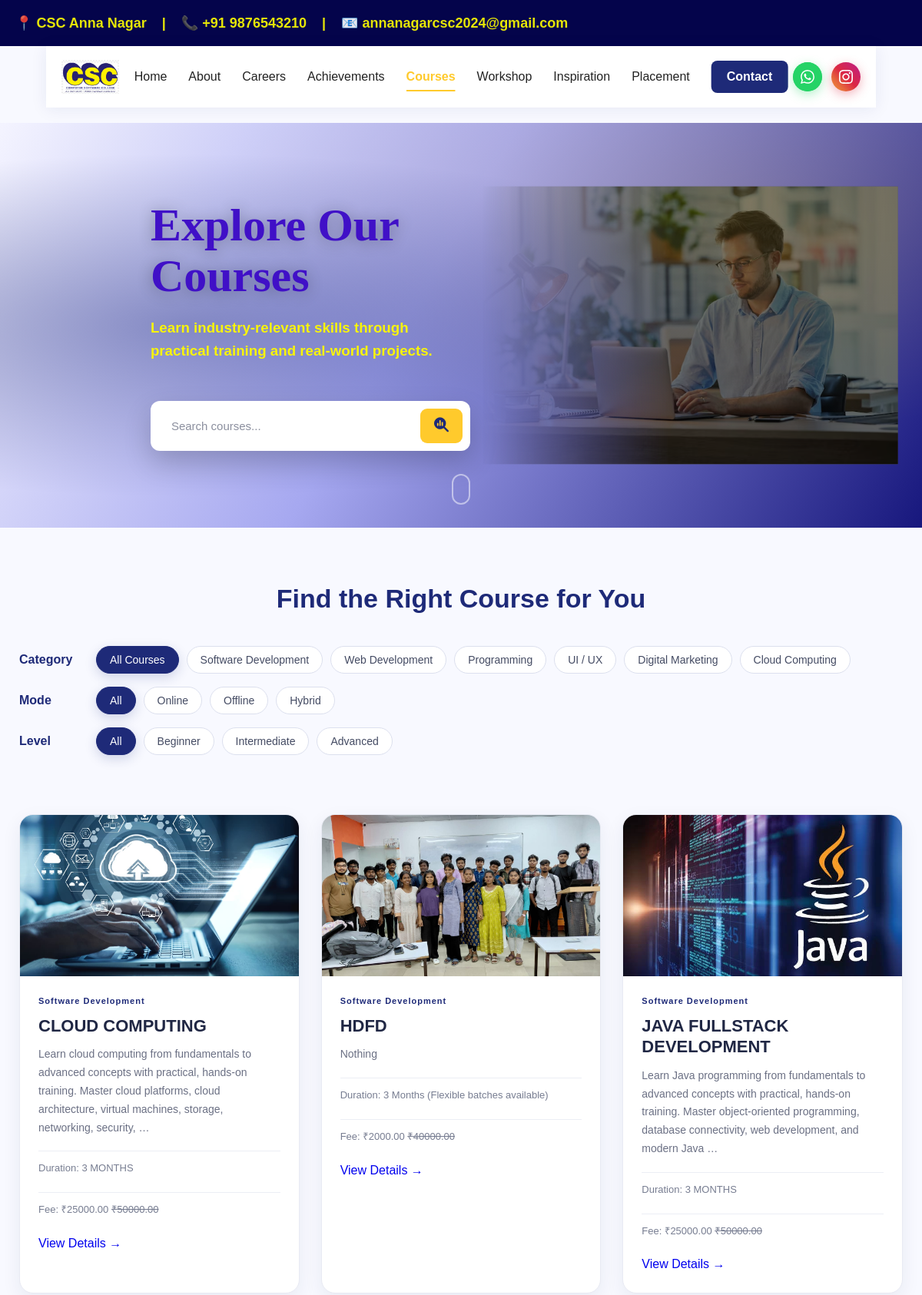
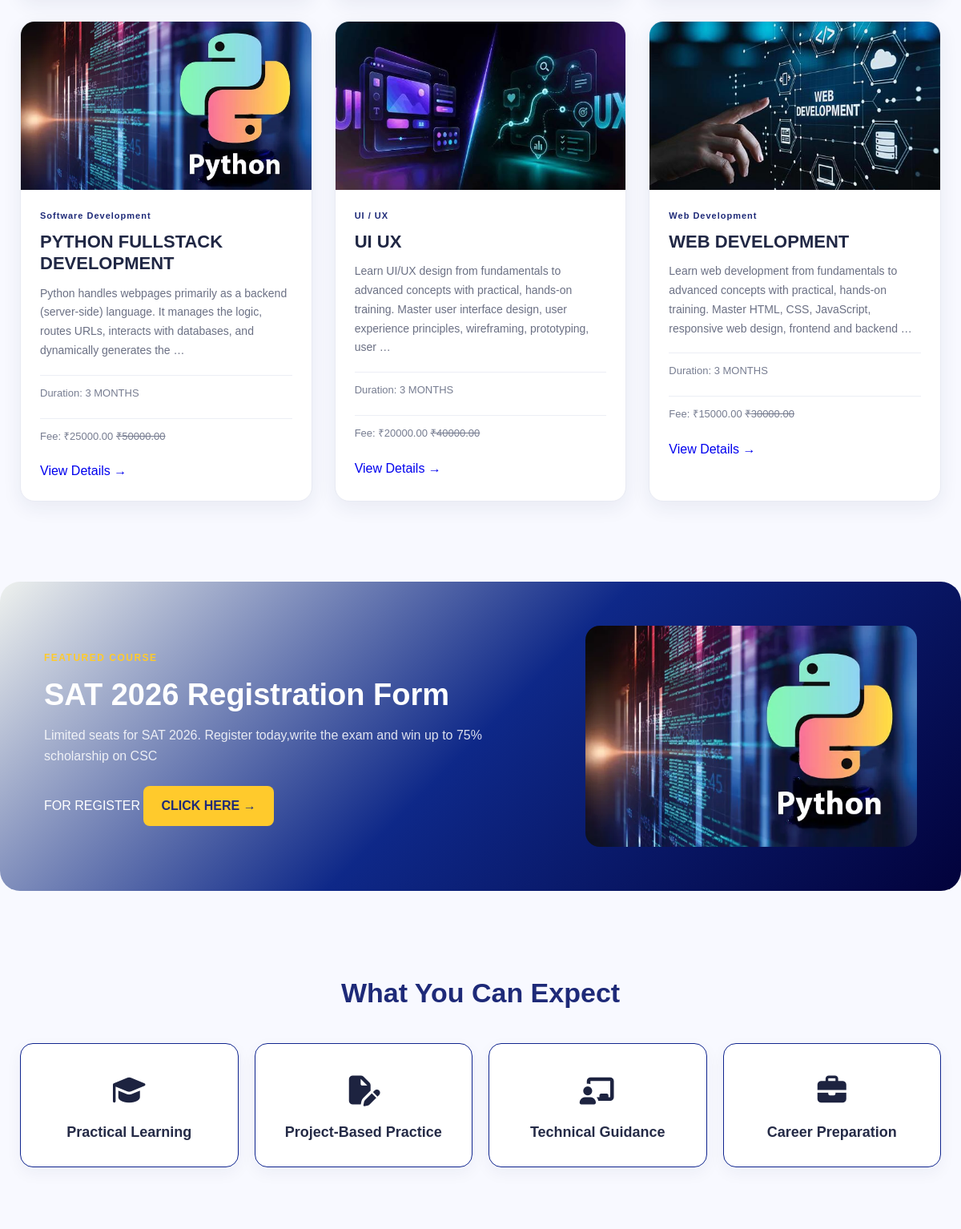
Page /courses/ (upper part) on the committed database (2 pictures, top to bottom).
### main/models.py (models this page shows, shortened)
class BookCourse(models.Model):
    CATEGORY_CHOICES = [
        ("Software Development", "Software Development"),
        ("Web Development", "Web Development"),
        ("Programming", "Programming"),
        ("UI / UX", "UI / UX"),
        ("Digital Marketing", "Digital Marketing"),
        ("Cloud Computing", "Cloud Computing"),
    ]
    MODE_CHOICES = [
        ("Online", "Online"),
        ("Offline", "Offline"),
        ("Hybrid", "Hybrid"),
    ]
    LEVEL_CHOICES = [
        ("Beginner", "Beginner"),
        ("Intermediate", "Intermediate"),
        ("Advanced", "Advanced"),
    ]
    name = models.CharField(max_length=200)
    category = models.CharField(
        max_length=50, choices=CATEGORY_CHOICES, default="Software Development"
    )
    mode = models.CharField(
        max_length=20, choices=MODE_CHOICES, default="Offline"
    )
    level = models.CharField(
        max_length=20, choices=LEVEL_CHOICES, default="Beginner"
    )
    duration = models.CharField(max_length=100, help_text="e.g. 3 Months, 45 Days")
    original_fee = models.DecimalField(max_digits=8, decimal_places=2)
    offer_fee = models.DecimalField(max_digits=8, decimal_places=2)
    offer_label = models.CharField(max_length=80, blank=True, null=True)
    description = models.TextField()
    highlights = models.TextField(blank=True, null=True)
    roadmap = models.TextField(
        blank=True, null=True, help_text="Enter each roadmap step on a new line"
    )
    image = models.ImageField(upload_to="courses/booking/", blank=True, null=True)
    is_active = models.BooleanField(default=True)
    created_at = models.DateTimeField(auto_now_add=True)
    class Meta:
        ordering = ["name"]

### main/views.py (the view)
# urls.py: path('courses/', views.courses_page, name='courses'),
def courses_page(request):
    courses = BookCourse.objects.filter(is_active=True)
    return render(request, 'main/courses.html', {'courses': courses})

### main/templates/main/courses.html (shortened to what this page needs)
{% extends 'main/base.html' %}
{% load static %}
{% block extra_css %}
<link rel="stylesheet" href="{% static 'main/css/courses.css' %}">
    <link rel="stylesheet" href="https://cdnjs.cloudflare.com/ajax/libs/font-awesome/7.3.1/css/all.min.css">
{% endblock %}
{% block content %}
<section class="hero-section">
    <div class="hero-content">
        <h1 style="color: rgb(64, 16, 199) !important; display: block !important; visibility: visible !important; opacity: 1 !important;">
    Explore Our Courses
</h1>
         <h3 style="color: rgb(248, 244, 10) !important; display: block !important; visibility: visible !important; opacity: 1 !important;">
           Learn industry-relevant skills through practical
            training and real-world projects.
</h3>
        <div class="search-box">
            <input
                type="text"
                id="courseSearch"
                placeholder="Search courses..."
                autocomplete="off"
            >
            <button type="button" id="searchButton"><i><i class="fa-solid fa-magnifying-glass-chart"></i></i></button>
        </div>
    </div>
    <div class="hero-image">
        <img
            src="{% static 'main/images/man.webp' %}"
            alt="Students learning programming"
        >
    </div>
</section>
<section class="course-filter">
    <h2>Find the Right Course for You</h2>
    <div class="filter-row">
        <span class="filter-title">Category</span>
        <button type="button" class="filter-btn active"
                data-filter="category" data-value="all">All Courses</button>
        <button type="button" class="filter-btn"
                data-filter="category" data-value="Software Development">Software Development</button>
        <button type="button" class="filter-btn"
                data-filter="category" data-value="Web Development">Web Development</button>
        <button type="button" class="filter-btn"
                data-filter="category" data-value="Programming">Programming</button>
        <button type="button" class="filter-btn"
                data-filter="category" data-value="UI / UX">UI / UX</button>
        <button type="button" class="filter-btn"
                data-filter="category" data-value="Digital Marketing">Digital Marketing</button>
        <button type="button" class="filter-btn"
                data-filter="category" data-value="Cloud Computing">Cloud Computing</button>
    </div>
    <div class="filter-row">
        <span class="filter-title">Mode</span>
        <button type="button" class="filter-btn active"
                data-filter="mode" data-value="all">All</button>
        <button type="button" class="filter-btn"
                data-filter="mode" data-value="Online">Online</button>
        <button type="button" class="filter-btn"
                data-filter="mode" data-value="Offline">Offline</button>
        <button type="button" class="filter-btn"
                data-filter="mode" data-value="Hybrid">Hybrid</button>
    </div>
    <div class="filter-row">
        <span class="filter-title">Level</span>
        <button type="button" class="filter-btn active"
                data-filter="level" data-value="all">All</button>
        <button type="button" class="filter-btn"
                data-filter="level" data-value="Beginner">Beginner</button>
        <button type="button" class="filter-btn"
                data-filter="level" data-value="Intermediate">Intermediate</button>
        <button type="button" class="filter-btn"
                data-filter="level" data-value="Advanced">Advanced</button>
    </div>
</section>
<section class="courses-section">
    <div class="course-grid">
        {% for course in courses %}
        <article
            class="course-card"
            data-course="{{ course.name|escape }}"
            data-category="{{ course.category }}"
            data-mode="{{ course.mode }}"
            data-level="{{ course.level }}"
        >
            <div class="course-image">
                {% if course.image %}
                    <img src="{{ course.image.url }}" alt="{{ course.name }}">
                {% else %}
                    <img src="{% static 'main/images/sample.webp' %}"
                         alt="{{ course.name }}">
                {% endif %}
            </div>
            <div class="course-content">
                <span class="category">{{ course.category }}</span>
                <h3>{{ course.name }}</h3>
                <p>{{ course.description|truncatewords:22 }}</p>
                <div class="course-info">
                    Duration: {{ course.duration }}
                </div>
                <div class="course-info">
                    Fee: ₹{{ course.offer_fee }}
                    {% if course.original_fee > course.offer_fee %}
                        <del>₹{{ course.original_fee }}</del>
                    {% endif %}
                </div>
                <a href="{% url 'course_detail' course.id %}"
                   class="view-details-btn">
                    View Details →
                </a>
            </div>
        </article>
        {% endfor %}
    </div>
</section>
<section class="featured-section">
    <div class="featured-content">
        <span class="featured-label">FEATURED COURSE</span>
        <h2>SAT 2026 Registration Form</h2>
        <p>
            Limited seats for SAT 2026. Register today,write the exam and win up to 75% scholarship on CSC
        </p>
FOR REGISTER
        <a href="{% url 'registration' %}" class="featured-btn">
            CLICK HERE →
        </a>
    </div>
    <div class="featured-image">
        <img
            src="{% static 'main/images/python.webp' %}"
            alt="Python Full Stack Course"
        >
    </div>
</section>
<section class="expect-section">
    <h2>What You Can Expect</h2>
    <div class="expect-grid">
        <div class="expect-card">
            <div class="expect-icon"><i><i class="fa-solid fa-graduation-cap"></i></i></div>
            <h3>Practical Learning</h3>
        </div>
        <div class="expect-card">
            <div class="expect-icon"><i><i class="fa-solid fa-file-pen"></i></i></div>
            <h3>Project-Based Practice</h3>
        </div>
        <div class="expect-card">
            <div class="expect-icon"><i><i class="fa-solid fa-chalkboard-user"></i></i></div>
            <h3>Technical Guidance</h3>
        </div>
        <div class="expect-card">
            <div class="expect-icon"><i>
                <i><i class="fa-solid fa-briefcase"></i></i>
            </i></div>
            <h3>Career Preparation</h3>
        </div>
    </div>
</section>
{% endblock %}

### main/static/main/css/style1.css (style rules this page uses)
:root { --navy: #1e2a78; --navy-dark: #141d55; --navy-mid: #253394; --gold: #ffca2c; --gold-dark: #e6b400; --white: #ffffff; --light-bg: #f8f9ff; --text: #222222; --text-muted:#666666; --radius: 12px; --shadow: 0 8px 32px rgba(30,42,120,0.12); --shadow-lg: 0 20px 60px rgba(30,42,120,0.18); --transition: all 0.3s cubic-bezier(0.4,0,0.2,1); }
*, *::before, *::after { margin:0; padding:0; box-sizing:border-box; }
html { scroll-behavior: smooth; }
body { font-family: 'Outfit', system-ui, sans-serif; line-height: 1.6; color: var(--text); overflow-x: hidden; }
.hero-section { position: relative; width: 100%; min-height: 92vh; overflow: hidden; display: flex; align-items: center; }
.hero-image { position: absolute; inset: 0; background-image: url('/static/main/images/sample.webp'); background-size: cover; background-position: center; filter: brightness(42%); z-index: 1; transform: scale(1.05); animation: heroZoom 12s ease-in-out infinite alternate; }
.hero-section::before { content: ''; position: absolute; inset: 0; background: radial-gradient(ellipse at 20% 50%, rgba(30,42,120,0.4) 0%, transparent 60%), radial-gradient(ellipse at 80% 20%, rgba(255,202,44,0.15) 0%, transparent 50%); z-index: 2; }
.hero-content { position: relative; z-index: 3; color: var(--white); max-width: 680px; padding: 40px 50px; animation: heroFadeIn 1s ease 0.2s both; }
.hero-content h1 { font-family: 'Playfair Display', Georgia, serif; font-size: clamp(2rem, 4.5vw, 3.2rem); font-weight: 800; line-height: 1.2; margin-bottom: 1rem; text-shadow: 0 2px 20px rgba(0,0,0,0.3); }
.hero-section::after { content: ''; position: absolute; bottom: 30px; left: 50%; transform: translateX(-50%); width: 24px; height: 40px; border: 2px solid rgba(255,255,255,0.5); border-radius: 20px; z-index: 3; animation: scrollIndicator 2s ease infinite; }

### main/static/main/css/about1.css (style rules this page uses)
:root { --navy: #1e2a78; --navy-dark: #141d55; --navy-mid: #253394; --gold: #ffca2c; --gold-dark: #e6b400; --white: #ffffff; --light-bg: #f8f9ff; --text: #222; --muted: #666; --radius: 16px; }
* { margin:0; padding:0; box-sizing:border-box; }
body { font-family: 'Outfit', sans-serif; color: var(--text); overflow-x: hidden; }
.hero-content { display: none; position: absolute; top: 50%; left: 6%; transform: transateY(-50%); z-index: 10; display: block; visibility: visible; opacity: 1; width: 90%; max-width: 650px; color: white; }
.hero-content h1 { display: none; color: white; font-family: Georgia, serif; font-size: 52px; line-height: 1.2; margin-bottom: 22px; }
* { margin: 0; padding: 0; box-sizing: border-box; font-family: Arial, sans-serif; }

### rows in the picture
BookCourse: image (picture), category "Software Development", name "CLOUD COMPUTING", description "Learn cloud computing from fundamentals to advanced concepts with practical, hands-on training. Master cloud platforms, cloud architecture, virtual machines, storage, networking, security, …", duration "3 MONTHS", offer_fee "25000.00", original_fee "50000.00"
BookCourse: image (picture), category "Software Development", name "HDFD", description "Nothing", duration "3 Months (Flexible batches available)", offer_fee "2000.00", original_fee "40000.00"
BookCourse: image (picture), category "Software Development", name "JAVA FULLSTACK DEVELOPMENT", description "Learn Java programming from fundamentals to advanced concepts with practical, hands-on training. Master object-oriented programming, database connectivity, web development, and modern Java …", duration "3 MONTHS", offer_fee "25000.00", original_fee "50000.00"
BookCourse: image (picture), category "Software Development", name "PYTHON FULLSTACK DEVELOPMENT", description "Python handles webpages primarily as a backend (server-side) language. It manages the logic, routes URLs, interacts with databases, and dynamically generates the …", duration "3 MONTHS", offer_fee "25000.00", original_fee "50000.00"
BookCourse: image (picture), category "UI / UX", name "UI UX", description "Learn UI/UX design from fundamentals to advanced concepts with practical, hands-on training. Master user interface design, user experience principles, wireframing, prototyping, user …", duration "3 MONTHS", offer_fee "20000.00", original_fee "40000.00"
BookCourse: image (picture), category "Web Development", name "WEB DEVELOPMENT", description "Learn web development from fundamentals to advanced concepts with practical, hands-on training. Master HTML, CSS, JavaScript, responsive web design, frontend and backend …", duration "3 MONTHS", offer_fee "15000.00", original_fee "30000.00"
